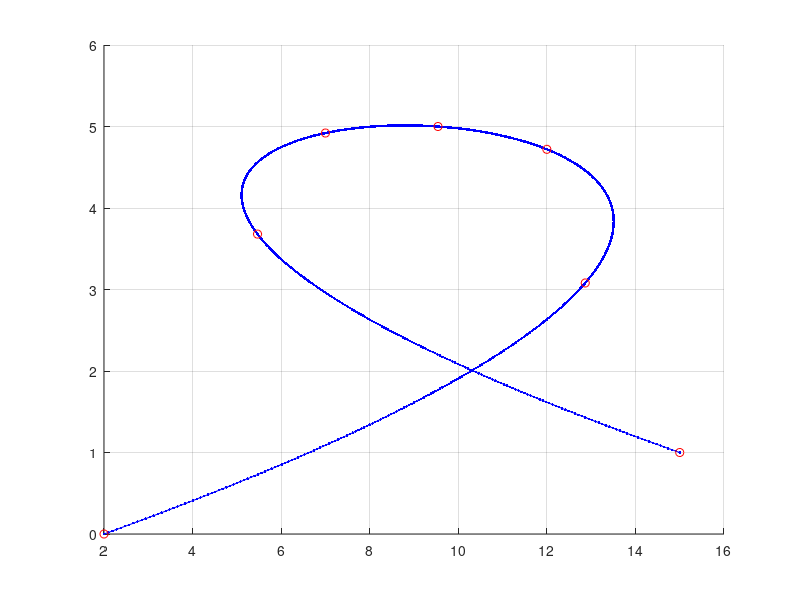

MATLAB code for this plot:

%Let's draw a line in a plane such that 
%it  is not easily a function type of a relation 
%for any change of the variables. 

%Often one can, however, present the coordinates by 
%a suitable choice of a common parameter t, e.g. directly {x(t),y(t)}. 

%Here, the shape of the desired line ("a loop") suggested 
%polynomial type functions x(t) and y(t): 
%x(t)=ax+bx*t+cx*t^2+dx*t^3 (four model parameters for x) and 
%y(t)=ay+by*t+cy*t^2 (three model parameters for y). 
%Thus four values for x and three values for y may be required.

clear;%clear for posssible existing variables in the workspace

%choosing some (reference) values for parameter t
t0=0;%x,y
t1=0.2;%dummy
t2=0.4;%x
t3=0.5;%y
t4=0.6;%x
t5=0.8;%dummy
t6=1;%x,y

T=[t0 t1 t2 t3 t4 t5 t6];

x0=2;
x1=7;
x2=9;%dummy
x3=10;%dummy
x4=12;
x5=15;

y0=0;%y
y1=1;%y
y2=2;%dummy
y3=3;%dummy
y4=4;%dummy
y5=5;%y

Ax=[1 t0 t0^2 t0^3;...
    1 t2 t2^2 t2^3;...
    1 t4 t4^2 t4^3;...
    1 t6 t6^2 t6^3 ...
   ];
ux=[x0 x4 x1 x5]';
px=Ax\ux;

Ay=[1 t0 t0^2;...
    1 t3 t3^2;...
    1 t6 t6^2 ...
   ];
uy=[y0 y5 y1]';
py=Ay\uy;


N=10^3;
t=linspace(0,1,N);
x=px(1)+px(2)*t+px(3)*t.^2+px(4)*t.^3;
y=py(1)+py(2)*t+py(3)*t.^2;

X=px(1)+px(2)*T+px(3)*T.^2+px(4)*T.^3;
Y=py(1)+py(2)*T+py(3)*T.^2;

figure(1);
clf;
hold on;
plot(x,y,'b.-');
plot(X,Y,'ro');
grid on;